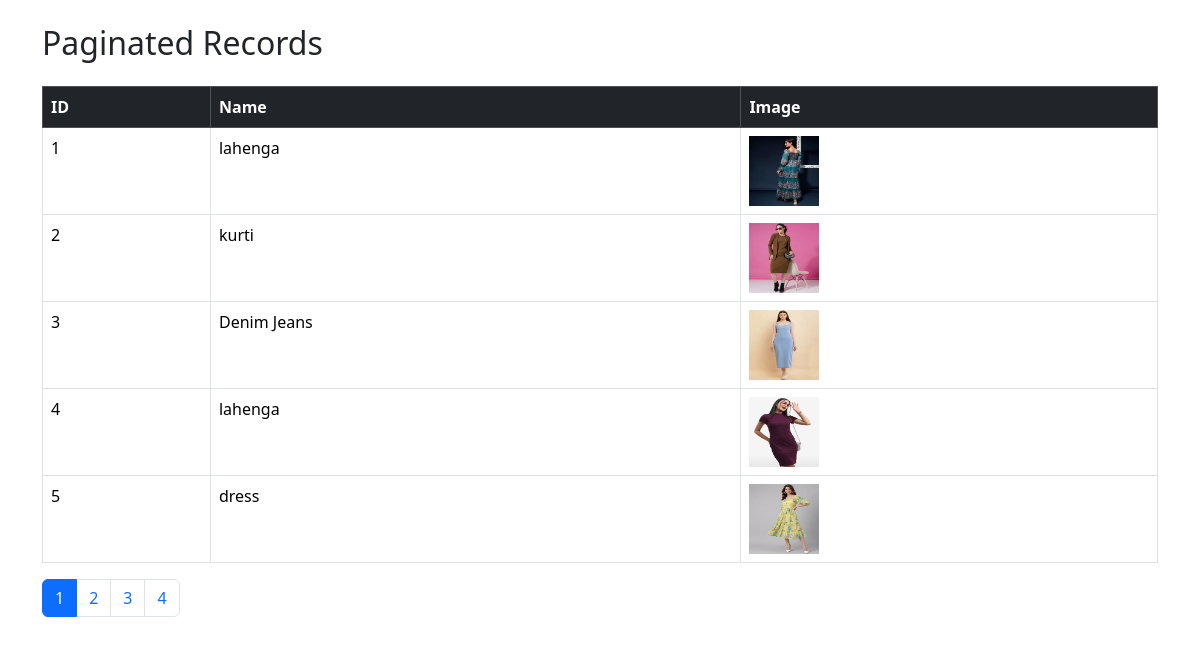
/admin/pagination.php, run on the app's committed database.
### tables this page shows
CREATE TABLE products (
    p_id INT AUTO_INCREMENT PRIMARY KEY,
    categories_id INT NOT NULL,
    brand_id INT NOT NULL,
    p_name VARCHAR(255) NOT NULL,
    category_name VARCHAR(100) NOT NULL,
    brand_name VARCHAR(255) NOT NULL,
    mrp DECIMAL(10,2) NOT NULL,
    p_price DECIMAL(10,2) NOT NULL,
    qty INT NOT NULL,
    p_image VARCHAR(255),
    short_desc TEXT,
    description TEXT,
    meta_title VARCHAR(255),
    meta_desc TEXT,
    meta_keyword VARCHAR(255),
    status TINYINT(1) DEFAULT 1,
    FOREIGN KEY (categories_id) REFERENCES categories(categories_id) ON DELETE CASCADE,
    FOREIGN KEY (brand_id) REFERENCES brands(id) ON DELETE CASCADE
);

### admin/pagination.php (the view, shortened to what this page needs)
<?php
$conn = mysqli_connect("localhost", "root", "", "fashion");
$limit = 5;
$page = isset($_GET['page']) ? $_GET['page'] : 1;
$start_from = ($page - 1) * $limit;
$sql = "SELECT * FROM products LIMIT $start_from, $limit";
$result = mysqli_query($conn, $sql);
?>
<!DOCTYPE html>
<html>
<head>
    <link href="https://cdn.jsdelivr.net/npm/bootstrap@5.3.3/dist/css/bootstrap.min.css" rel="stylesheet">
</head>
<body class="container mt-4">
    <h2 class="mb-4">Paginated Records</h2>
    <table class="table table-bordered">
        <thead class="table-dark">
            <tr>
                <th>ID</th>
                <th>Name</th>
                <th>Image</th>
            </tr>
        </thead>
        <tbody>
        <?php while ($row = mysqli_fetch_assoc($result)) { ?>
            <tr>
                <td><?= $row['p_id']; ?></td>
                <td><?= $row['p_name']; ?></td>
                <td> <img src="uploaded_img/<?php echo $row['p_image']; ?>" width="70" height="70"></td>
            </tr>
        <?php } ?>
        </tbody>
    </table>
    <nav>
        <ul class="pagination">
            <?php
            $result = mysqli_query($conn, "SELECT COUNT(p_id) FROM products");
            $row = mysqli_fetch_row($result);
            $total_records = $row[0];
            $total_pages = ceil($total_records / $limit);
            for ($i = 1; $i <= $total_pages; $i++) {
                $active = ($i == $page) ? 'active' : '';
                echo "<li class='page-item $active'><a class='page-link' href='pagination.php?page=$i'>$i</a></li>";
            }
            ?>
        </ul>
    </nav>
</body>
</html>

### data on the page
products: p_id "1", p_name "lahenga", p_image (picture)
products: p_id "2", p_name "kurti", p_image (picture)
products: p_id "3", p_name "Denim Jeans", p_image (picture)
products: p_id "4", p_name "lahenga", p_image (picture)
products: p_id "5", p_name "dress", p_image (picture)
